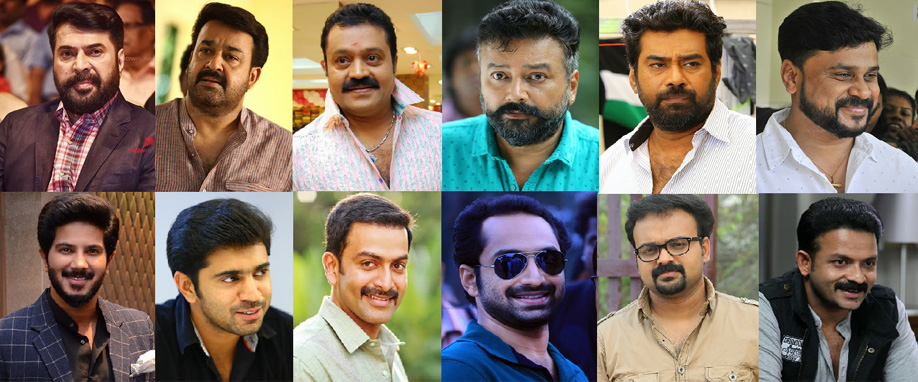
#> input picture test.jpg, 918 x 382 px
$ python main.py
#> lines starting #> are read from the running program, lines starting #| are printed output that depends on the picture; after the words box and inside, x2 and y2 are one past the last pixel; in counts of white or black regions, pixels touching at a corner belong together
import cv2
img = cv2.imread("test.jpg")
#> img is the input picture: shape (382, 918, 3); mean B, G, R 101, 113.9, 125.5

gray = cv2.cvtColor(img,cv2.COLOR_BGR2GRAY)
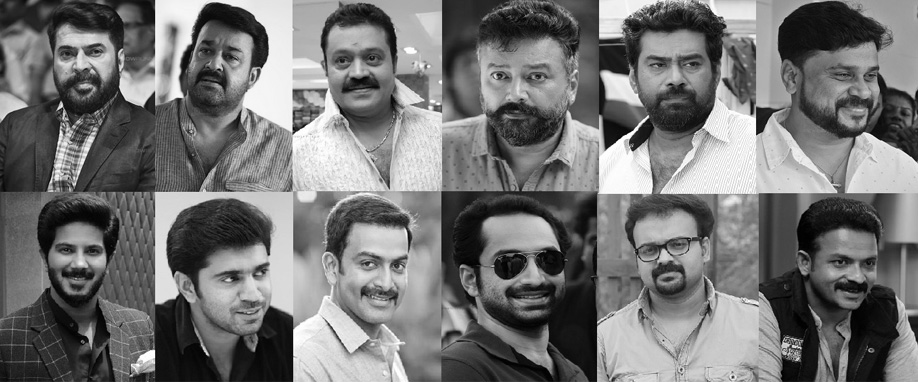
#> gray: shape (382, 918); min 0, max 255, mean 115.9
face_cascade = cv2.CascadeClassifier("haarcascade_frontalface_default.xml")
faces = face_cascade.detectMultiScale(gray, 1.1, 5)
#> faces = [[45, 24, 75, 75], [41, 221, 77, 77], [178, 23, 80, 80], [631, 30, 89, 89], [819, 46, 77, 77], [627, 216, 81, 81], [201, 241, 89, 89], [315, 24, 88, 88], [813, 232, 83, 83], [332, 226, 102, 102], [466, 38, 102, 102], [468, 215, 126, 126]]

for x, y, w, h in faces:
    cv2.rectangle(img, (x, y), (x+w, y+h), (0.255, 0), 2)
#> this loop made 12 passes
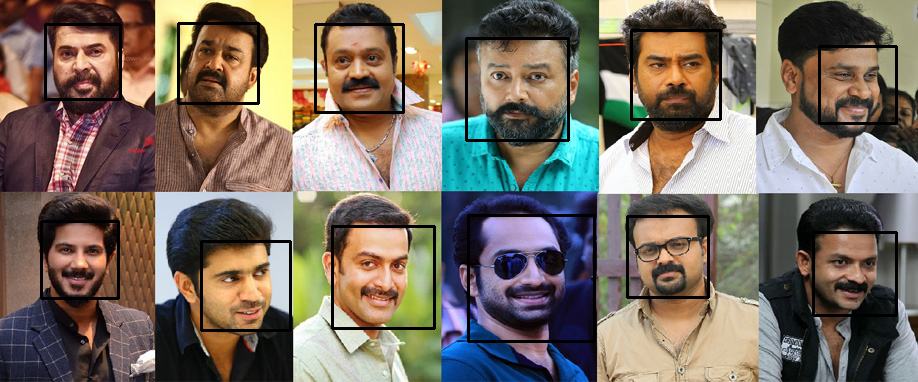
#> img: shape (382, 918, 3); 3.64% of pixels changed, all inside (x1, y1, x2, y2) = (40, 22, 898, 343)

cv2.imshow("Face", img)
cv2.waitKey(0)
